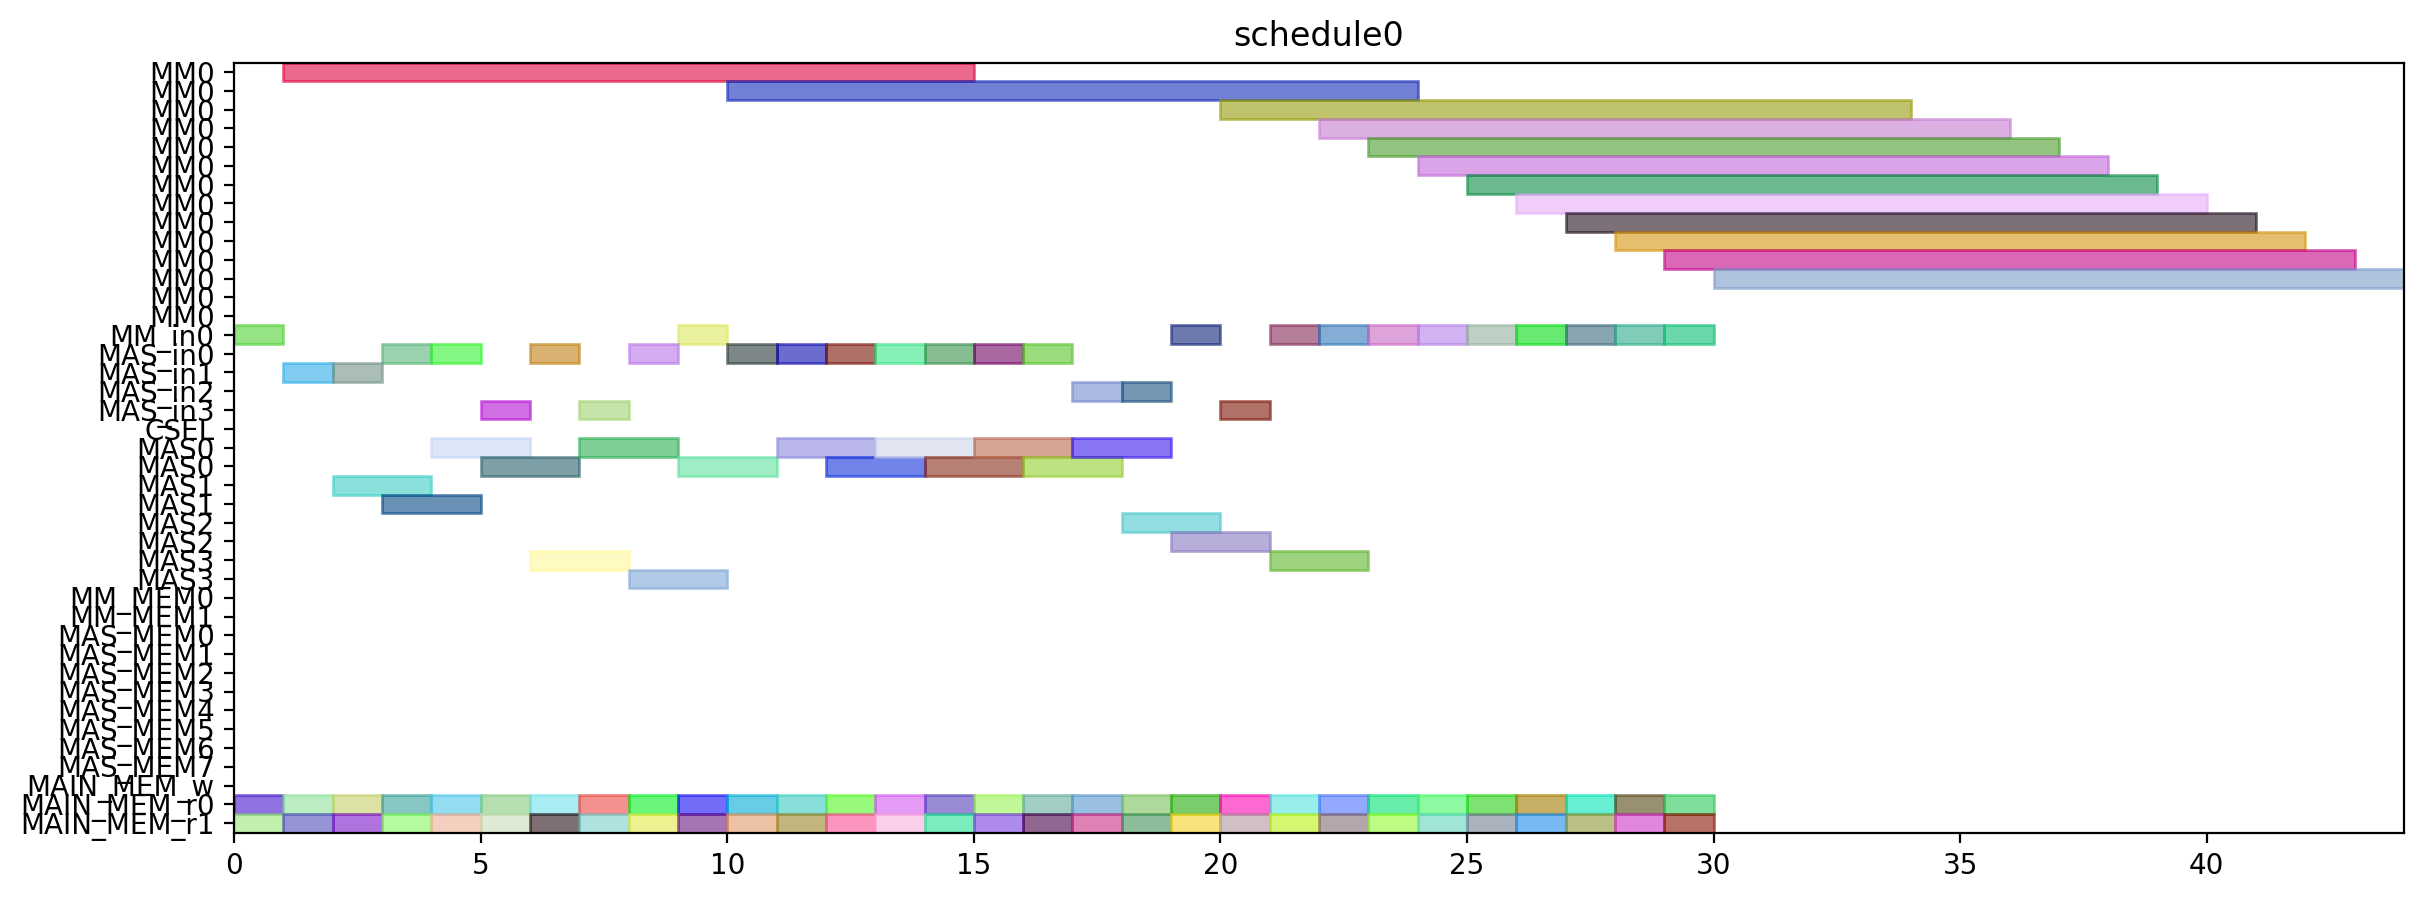

Write the Python code that produced this figure.
from pyschedule import Scenario, solvers, plotters, alt


def solve():
	horizon = 120
	S = Scenario("schedule0", horizon=horizon)

	# resource
	MM = S.Resources('MM', num=1, size=14)
	MM_in = S.Resources('MM_in', num=1)
	MAS_in = S.Resources('MAS_in', num=4)
	CSEL = S.Resource('CSEL')
	MAS = S.Resources('MAS', num=4, size=2, periods=range(1, horizon))
	MM_MEM = S.Resources('MM_MEM', num=2)
	MAS_MEM = S.Resources('MAS_MEM', num=8)
	MAIN_MEM_w = S.Resource('MAIN_MEM_w', size=1)
	MAIN_MEM_r = S.Resources('MAIN_MEM_r', num=2)

	# result of previous scheduling

	# new tasks
	T1_t0 = S.Task('T1_t0', length=2, delay_cost=1)
	T1_t0 += alt(MAS)
	T1_t0_in = S.Task('T1_t0_in', length=1, delay_cost=1)
	T1_t0_in += alt(MAS_in)
	S += T1_t0_in*MAS_in[0]<=T1_t0*MAS[0]

	S += T1_t0_in*MAS_in[1]<=T1_t0*MAS[1]

	S += T1_t0_in*MAS_in[2]<=T1_t0*MAS[2]

	S += T1_t0_in*MAS_in[3]<=T1_t0*MAS[3]

	T1_t0_mem0 = S.Task('T1_t0_mem0', length=1, delay_cost=1)
	T1_t0_mem0 += MAIN_MEM_r[0]
	S += T1_t0_mem0 <= T1_t0

	T1_t0_mem1 = S.Task('T1_t0_mem1', length=1, delay_cost=1)
	T1_t0_mem1 += MAIN_MEM_r[1]
	S += T1_t0_mem1 <= T1_t0

	T1_t1 = S.Task('T1_t1', length=2, delay_cost=1)
	T1_t1 += alt(MAS)
	T1_t1_in = S.Task('T1_t1_in', length=1, delay_cost=1)
	T1_t1_in += alt(MAS_in)
	S += T1_t1_in*MAS_in[0]<=T1_t1*MAS[0]

	S += T1_t1_in*MAS_in[1]<=T1_t1*MAS[1]

	S += T1_t1_in*MAS_in[2]<=T1_t1*MAS[2]

	S += T1_t1_in*MAS_in[3]<=T1_t1*MAS[3]

	T1_t1_mem0 = S.Task('T1_t1_mem0', length=1, delay_cost=1)
	T1_t1_mem0 += MAIN_MEM_r[0]
	S += T1_t1_mem0 <= T1_t1

	T1_t1_mem1 = S.Task('T1_t1_mem1', length=1, delay_cost=1)
	T1_t1_mem1 += MAIN_MEM_r[1]
	S += T1_t1_mem1 <= T1_t1

	T1_t3 = S.Task('T1_t3', length=14, delay_cost=1)
	T1_t3 += alt(MM)
	T1_t3_in = S.Task('T1_t3_in', length=1, delay_cost=1)
	T1_t3_in += alt(MM_in)
	S += T1_t3_in*MM_in[0]<=T1_t3*MM[0]
	T1_t3_mem0 = S.Task('T1_t3_mem0', length=1, delay_cost=1)
	T1_t3_mem0 += MAIN_MEM_r[0]
	S += T1_t3_mem0 <= T1_t3

	T1_t3_mem1 = S.Task('T1_t3_mem1', length=1, delay_cost=1)
	T1_t3_mem1 += MAIN_MEM_r[1]
	S += T1_t3_mem1 <= T1_t3

	T2_t0 = S.Task('T2_t0', length=14, delay_cost=1)
	T2_t0 += alt(MM)
	T2_t0_in = S.Task('T2_t0_in', length=1, delay_cost=1)
	T2_t0_in += alt(MM_in)
	S += T2_t0_in*MM_in[0]<=T2_t0*MM[0]
	T2_t0_mem0 = S.Task('T2_t0_mem0', length=1, delay_cost=1)
	T2_t0_mem0 += MAIN_MEM_r[0]
	S += T2_t0_mem0 <= T2_t0

	T2_t0_mem1 = S.Task('T2_t0_mem1', length=1, delay_cost=1)
	T2_t0_mem1 += MAIN_MEM_r[1]
	S += T2_t0_mem1 <= T2_t0

	T2_t1 = S.Task('T2_t1', length=14, delay_cost=1)
	T2_t1 += alt(MM)
	T2_t1_in = S.Task('T2_t1_in', length=1, delay_cost=1)
	T2_t1_in += alt(MM_in)
	S += T2_t1_in*MM_in[0]<=T2_t1*MM[0]
	T2_t1_mem0 = S.Task('T2_t1_mem0', length=1, delay_cost=1)
	T2_t1_mem0 += MAIN_MEM_r[0]
	S += T2_t1_mem0 <= T2_t1

	T2_t1_mem1 = S.Task('T2_t1_mem1', length=1, delay_cost=1)
	T2_t1_mem1 += MAIN_MEM_r[1]
	S += T2_t1_mem1 <= T2_t1

	T2_t2 = S.Task('T2_t2', length=2, delay_cost=1)
	T2_t2 += alt(MAS)
	T2_t2_in = S.Task('T2_t2_in', length=1, delay_cost=1)
	T2_t2_in += alt(MAS_in)
	S += T2_t2_in*MAS_in[0]<=T2_t2*MAS[0]

	S += T2_t2_in*MAS_in[1]<=T2_t2*MAS[1]

	S += T2_t2_in*MAS_in[2]<=T2_t2*MAS[2]

	S += T2_t2_in*MAS_in[3]<=T2_t2*MAS[3]

	T2_t2_mem0 = S.Task('T2_t2_mem0', length=1, delay_cost=1)
	T2_t2_mem0 += MAIN_MEM_r[0]
	S += T2_t2_mem0 <= T2_t2

	T2_t2_mem1 = S.Task('T2_t2_mem1', length=1, delay_cost=1)
	T2_t2_mem1 += MAIN_MEM_r[1]
	S += T2_t2_mem1 <= T2_t2

	T2_t3 = S.Task('T2_t3', length=2, delay_cost=1)
	T2_t3 += alt(MAS)
	T2_t3_in = S.Task('T2_t3_in', length=1, delay_cost=1)
	T2_t3_in += alt(MAS_in)
	S += T2_t3_in*MAS_in[0]<=T2_t3*MAS[0]

	S += T2_t3_in*MAS_in[1]<=T2_t3*MAS[1]

	S += T2_t3_in*MAS_in[2]<=T2_t3*MAS[2]

	S += T2_t3_in*MAS_in[3]<=T2_t3*MAS[3]

	T2_t3_mem0 = S.Task('T2_t3_mem0', length=1, delay_cost=1)
	T2_t3_mem0 += MAIN_MEM_r[0]
	S += T2_t3_mem0 <= T2_t3

	T2_t3_mem1 = S.Task('T2_t3_mem1', length=1, delay_cost=1)
	T2_t3_mem1 += MAIN_MEM_r[1]
	S += T2_t3_mem1 <= T2_t3

	T3_t0 = S.Task('T3_t0', length=14, delay_cost=1)
	T3_t0 += alt(MM)
	T3_t0_in = S.Task('T3_t0_in', length=1, delay_cost=1)
	T3_t0_in += alt(MM_in)
	S += T3_t0_in*MM_in[0]<=T3_t0*MM[0]
	T3_t0_mem0 = S.Task('T3_t0_mem0', length=1, delay_cost=1)
	T3_t0_mem0 += MAIN_MEM_r[0]
	S += T3_t0_mem0 <= T3_t0

	T3_t0_mem1 = S.Task('T3_t0_mem1', length=1, delay_cost=1)
	T3_t0_mem1 += MAIN_MEM_r[1]
	S += T3_t0_mem1 <= T3_t0

	T3_t1 = S.Task('T3_t1', length=14, delay_cost=1)
	T3_t1 += alt(MM)
	T3_t1_in = S.Task('T3_t1_in', length=1, delay_cost=1)
	T3_t1_in += alt(MM_in)
	S += T3_t1_in*MM_in[0]<=T3_t1*MM[0]
	T3_t1_mem0 = S.Task('T3_t1_mem0', length=1, delay_cost=1)
	T3_t1_mem0 += MAIN_MEM_r[0]
	S += T3_t1_mem0 <= T3_t1

	T3_t1_mem1 = S.Task('T3_t1_mem1', length=1, delay_cost=1)
	T3_t1_mem1 += MAIN_MEM_r[1]
	S += T3_t1_mem1 <= T3_t1

	T3_t2 = S.Task('T3_t2', length=2, delay_cost=1)
	T3_t2 += alt(MAS)
	T3_t2_in = S.Task('T3_t2_in', length=1, delay_cost=1)
	T3_t2_in += alt(MAS_in)
	S += T3_t2_in*MAS_in[0]<=T3_t2*MAS[0]

	S += T3_t2_in*MAS_in[1]<=T3_t2*MAS[1]

	S += T3_t2_in*MAS_in[2]<=T3_t2*MAS[2]

	S += T3_t2_in*MAS_in[3]<=T3_t2*MAS[3]

	T3_t2_mem0 = S.Task('T3_t2_mem0', length=1, delay_cost=1)
	T3_t2_mem0 += MAIN_MEM_r[0]
	S += T3_t2_mem0 <= T3_t2

	T3_t2_mem1 = S.Task('T3_t2_mem1', length=1, delay_cost=1)
	T3_t2_mem1 += MAIN_MEM_r[1]
	S += T3_t2_mem1 <= T3_t2

	T3_t3 = S.Task('T3_t3', length=2, delay_cost=1)
	T3_t3 += alt(MAS)
	T3_t3_in = S.Task('T3_t3_in', length=1, delay_cost=1)
	T3_t3_in += alt(MAS_in)
	S += T3_t3_in*MAS_in[0]<=T3_t3*MAS[0]

	S += T3_t3_in*MAS_in[1]<=T3_t3*MAS[1]

	S += T3_t3_in*MAS_in[2]<=T3_t3*MAS[2]

	S += T3_t3_in*MAS_in[3]<=T3_t3*MAS[3]

	T3_t3_mem0 = S.Task('T3_t3_mem0', length=1, delay_cost=1)
	T3_t3_mem0 += MAIN_MEM_r[0]
	S += T3_t3_mem0 <= T3_t3

	T3_t3_mem1 = S.Task('T3_t3_mem1', length=1, delay_cost=1)
	T3_t3_mem1 += MAIN_MEM_r[1]
	S += T3_t3_mem1 <= T3_t3

	T4_t0 = S.Task('T4_t0', length=14, delay_cost=1)
	T4_t0 += alt(MM)
	T4_t0_in = S.Task('T4_t0_in', length=1, delay_cost=1)
	T4_t0_in += alt(MM_in)
	S += T4_t0_in*MM_in[0]<=T4_t0*MM[0]
	T4_t0_mem0 = S.Task('T4_t0_mem0', length=1, delay_cost=1)
	T4_t0_mem0 += MAIN_MEM_r[0]
	S += T4_t0_mem0 <= T4_t0

	T4_t0_mem1 = S.Task('T4_t0_mem1', length=1, delay_cost=1)
	T4_t0_mem1 += MAIN_MEM_r[1]
	S += T4_t0_mem1 <= T4_t0

	T4_t1 = S.Task('T4_t1', length=14, delay_cost=1)
	T4_t1 += alt(MM)
	T4_t1_in = S.Task('T4_t1_in', length=1, delay_cost=1)
	T4_t1_in += alt(MM_in)
	S += T4_t1_in*MM_in[0]<=T4_t1*MM[0]
	T4_t1_mem0 = S.Task('T4_t1_mem0', length=1, delay_cost=1)
	T4_t1_mem0 += MAIN_MEM_r[0]
	S += T4_t1_mem0 <= T4_t1

	T4_t1_mem1 = S.Task('T4_t1_mem1', length=1, delay_cost=1)
	T4_t1_mem1 += MAIN_MEM_r[1]
	S += T4_t1_mem1 <= T4_t1

	T4_t2 = S.Task('T4_t2', length=2, delay_cost=1)
	T4_t2 += alt(MAS)
	T4_t2_in = S.Task('T4_t2_in', length=1, delay_cost=1)
	T4_t2_in += alt(MAS_in)
	S += T4_t2_in*MAS_in[0]<=T4_t2*MAS[0]

	S += T4_t2_in*MAS_in[1]<=T4_t2*MAS[1]

	S += T4_t2_in*MAS_in[2]<=T4_t2*MAS[2]

	S += T4_t2_in*MAS_in[3]<=T4_t2*MAS[3]

	T4_t2_mem0 = S.Task('T4_t2_mem0', length=1, delay_cost=1)
	T4_t2_mem0 += MAIN_MEM_r[0]
	S += T4_t2_mem0 <= T4_t2

	T4_t2_mem1 = S.Task('T4_t2_mem1', length=1, delay_cost=1)
	T4_t2_mem1 += MAIN_MEM_r[1]
	S += T4_t2_mem1 <= T4_t2

	T4_t3 = S.Task('T4_t3', length=2, delay_cost=1)
	T4_t3 += alt(MAS)
	T4_t3_in = S.Task('T4_t3_in', length=1, delay_cost=1)
	T4_t3_in += alt(MAS_in)
	S += T4_t3_in*MAS_in[0]<=T4_t3*MAS[0]

	S += T4_t3_in*MAS_in[1]<=T4_t3*MAS[1]

	S += T4_t3_in*MAS_in[2]<=T4_t3*MAS[2]

	S += T4_t3_in*MAS_in[3]<=T4_t3*MAS[3]

	T4_t3_mem0 = S.Task('T4_t3_mem0', length=1, delay_cost=1)
	T4_t3_mem0 += MAIN_MEM_r[0]
	S += T4_t3_mem0 <= T4_t3

	T4_t3_mem1 = S.Task('T4_t3_mem1', length=1, delay_cost=1)
	T4_t3_mem1 += MAIN_MEM_r[1]
	S += T4_t3_mem1 <= T4_t3

	T5_t0 = S.Task('T5_t0', length=2, delay_cost=1)
	T5_t0 += alt(MAS)
	T5_t0_in = S.Task('T5_t0_in', length=1, delay_cost=1)
	T5_t0_in += alt(MAS_in)
	S += T5_t0_in*MAS_in[0]<=T5_t0*MAS[0]

	S += T5_t0_in*MAS_in[1]<=T5_t0*MAS[1]

	S += T5_t0_in*MAS_in[2]<=T5_t0*MAS[2]

	S += T5_t0_in*MAS_in[3]<=T5_t0*MAS[3]

	T5_t0_mem0 = S.Task('T5_t0_mem0', length=1, delay_cost=1)
	T5_t0_mem0 += MAIN_MEM_r[0]
	S += T5_t0_mem0 <= T5_t0

	T5_t0_mem1 = S.Task('T5_t0_mem1', length=1, delay_cost=1)
	T5_t0_mem1 += MAIN_MEM_r[1]
	S += T5_t0_mem1 <= T5_t0

	T5_t1 = S.Task('T5_t1', length=2, delay_cost=1)
	T5_t1 += alt(MAS)
	T5_t1_in = S.Task('T5_t1_in', length=1, delay_cost=1)
	T5_t1_in += alt(MAS_in)
	S += T5_t1_in*MAS_in[0]<=T5_t1*MAS[0]

	S += T5_t1_in*MAS_in[1]<=T5_t1*MAS[1]

	S += T5_t1_in*MAS_in[2]<=T5_t1*MAS[2]

	S += T5_t1_in*MAS_in[3]<=T5_t1*MAS[3]

	T5_t1_mem0 = S.Task('T5_t1_mem0', length=1, delay_cost=1)
	T5_t1_mem0 += MAIN_MEM_r[0]
	S += T5_t1_mem0 <= T5_t1

	T5_t1_mem1 = S.Task('T5_t1_mem1', length=1, delay_cost=1)
	T5_t1_mem1 += MAIN_MEM_r[1]
	S += T5_t1_mem1 <= T5_t1

	T5_t3 = S.Task('T5_t3', length=14, delay_cost=1)
	T5_t3 += alt(MM)
	T5_t3_in = S.Task('T5_t3_in', length=1, delay_cost=1)
	T5_t3_in += alt(MM_in)
	S += T5_t3_in*MM_in[0]<=T5_t3*MM[0]
	T5_t3_mem0 = S.Task('T5_t3_mem0', length=1, delay_cost=1)
	T5_t3_mem0 += MAIN_MEM_r[0]
	S += T5_t3_mem0 <= T5_t3

	T5_t3_mem1 = S.Task('T5_t3_mem1', length=1, delay_cost=1)
	T5_t3_mem1 += MAIN_MEM_r[1]
	S += T5_t3_mem1 <= T5_t3

	T6_t0 = S.Task('T6_t0', length=14, delay_cost=1)
	T6_t0 += alt(MM)
	T6_t0_in = S.Task('T6_t0_in', length=1, delay_cost=1)
	T6_t0_in += alt(MM_in)
	S += T6_t0_in*MM_in[0]<=T6_t0*MM[0]
	T6_t0_mem0 = S.Task('T6_t0_mem0', length=1, delay_cost=1)
	T6_t0_mem0 += MAIN_MEM_r[0]
	S += T6_t0_mem0 <= T6_t0

	T6_t0_mem1 = S.Task('T6_t0_mem1', length=1, delay_cost=1)
	T6_t0_mem1 += MAIN_MEM_r[1]
	S += T6_t0_mem1 <= T6_t0

	T6_t1 = S.Task('T6_t1', length=14, delay_cost=1)
	T6_t1 += alt(MM)
	T6_t1_in = S.Task('T6_t1_in', length=1, delay_cost=1)
	T6_t1_in += alt(MM_in)
	S += T6_t1_in*MM_in[0]<=T6_t1*MM[0]
	T6_t1_mem0 = S.Task('T6_t1_mem0', length=1, delay_cost=1)
	T6_t1_mem0 += MAIN_MEM_r[0]
	S += T6_t1_mem0 <= T6_t1

	T6_t1_mem1 = S.Task('T6_t1_mem1', length=1, delay_cost=1)
	T6_t1_mem1 += MAIN_MEM_r[1]
	S += T6_t1_mem1 <= T6_t1

	T6_t2 = S.Task('T6_t2', length=2, delay_cost=1)
	T6_t2 += alt(MAS)
	T6_t2_in = S.Task('T6_t2_in', length=1, delay_cost=1)
	T6_t2_in += alt(MAS_in)
	S += T6_t2_in*MAS_in[0]<=T6_t2*MAS[0]

	S += T6_t2_in*MAS_in[1]<=T6_t2*MAS[1]

	S += T6_t2_in*MAS_in[2]<=T6_t2*MAS[2]

	S += T6_t2_in*MAS_in[3]<=T6_t2*MAS[3]

	T6_t2_mem0 = S.Task('T6_t2_mem0', length=1, delay_cost=1)
	T6_t2_mem0 += MAIN_MEM_r[0]
	S += T6_t2_mem0 <= T6_t2

	T6_t2_mem1 = S.Task('T6_t2_mem1', length=1, delay_cost=1)
	T6_t2_mem1 += MAIN_MEM_r[1]
	S += T6_t2_mem1 <= T6_t2

	T6_t3 = S.Task('T6_t3', length=2, delay_cost=1)
	T6_t3 += alt(MAS)
	T6_t3_in = S.Task('T6_t3_in', length=1, delay_cost=1)
	T6_t3_in += alt(MAS_in)
	S += T6_t3_in*MAS_in[0]<=T6_t3*MAS[0]

	S += T6_t3_in*MAS_in[1]<=T6_t3*MAS[1]

	S += T6_t3_in*MAS_in[2]<=T6_t3*MAS[2]

	S += T6_t3_in*MAS_in[3]<=T6_t3*MAS[3]

	T6_t3_mem0 = S.Task('T6_t3_mem0', length=1, delay_cost=1)
	T6_t3_mem0 += MAIN_MEM_r[0]
	S += T6_t3_mem0 <= T6_t3

	T6_t3_mem1 = S.Task('T6_t3_mem1', length=1, delay_cost=1)
	T6_t3_mem1 += MAIN_MEM_r[1]
	S += T6_t3_mem1 <= T6_t3

	T7_t0 = S.Task('T7_t0', length=14, delay_cost=1)
	T7_t0 += alt(MM)
	T7_t0_in = S.Task('T7_t0_in', length=1, delay_cost=1)
	T7_t0_in += alt(MM_in)
	S += T7_t0_in*MM_in[0]<=T7_t0*MM[0]
	T7_t0_mem0 = S.Task('T7_t0_mem0', length=1, delay_cost=1)
	T7_t0_mem0 += MAIN_MEM_r[0]
	S += T7_t0_mem0 <= T7_t0

	T7_t0_mem1 = S.Task('T7_t0_mem1', length=1, delay_cost=1)
	T7_t0_mem1 += MAIN_MEM_r[1]
	S += T7_t0_mem1 <= T7_t0

	T7_t1 = S.Task('T7_t1', length=14, delay_cost=1)
	T7_t1 += alt(MM)
	T7_t1_in = S.Task('T7_t1_in', length=1, delay_cost=1)
	T7_t1_in += alt(MM_in)
	S += T7_t1_in*MM_in[0]<=T7_t1*MM[0]
	T7_t1_mem0 = S.Task('T7_t1_mem0', length=1, delay_cost=1)
	T7_t1_mem0 += MAIN_MEM_r[0]
	S += T7_t1_mem0 <= T7_t1

	T7_t1_mem1 = S.Task('T7_t1_mem1', length=1, delay_cost=1)
	T7_t1_mem1 += MAIN_MEM_r[1]
	S += T7_t1_mem1 <= T7_t1

	T7_t2 = S.Task('T7_t2', length=2, delay_cost=1)
	T7_t2 += alt(MAS)
	T7_t2_in = S.Task('T7_t2_in', length=1, delay_cost=1)
	T7_t2_in += alt(MAS_in)
	S += T7_t2_in*MAS_in[0]<=T7_t2*MAS[0]

	S += T7_t2_in*MAS_in[1]<=T7_t2*MAS[1]

	S += T7_t2_in*MAS_in[2]<=T7_t2*MAS[2]

	S += T7_t2_in*MAS_in[3]<=T7_t2*MAS[3]

	T7_t2_mem0 = S.Task('T7_t2_mem0', length=1, delay_cost=1)
	T7_t2_mem0 += MAIN_MEM_r[0]
	S += T7_t2_mem0 <= T7_t2

	T7_t2_mem1 = S.Task('T7_t2_mem1', length=1, delay_cost=1)
	T7_t2_mem1 += MAIN_MEM_r[1]
	S += T7_t2_mem1 <= T7_t2

	T7_t3 = S.Task('T7_t3', length=2, delay_cost=1)
	T7_t3 += alt(MAS)
	T7_t3_in = S.Task('T7_t3_in', length=1, delay_cost=1)
	T7_t3_in += alt(MAS_in)
	S += T7_t3_in*MAS_in[0]<=T7_t3*MAS[0]

	S += T7_t3_in*MAS_in[1]<=T7_t3*MAS[1]

	S += T7_t3_in*MAS_in[2]<=T7_t3*MAS[2]

	S += T7_t3_in*MAS_in[3]<=T7_t3*MAS[3]

	T7_t3_mem0 = S.Task('T7_t3_mem0', length=1, delay_cost=1)
	T7_t3_mem0 += MAIN_MEM_r[0]
	S += T7_t3_mem0 <= T7_t3

	T7_t3_mem1 = S.Task('T7_t3_mem1', length=1, delay_cost=1)
	T7_t3_mem1 += MAIN_MEM_r[1]
	S += T7_t3_mem1 <= T7_t3

	T8_t2 = S.Task('T8_t2', length=2, delay_cost=1)
	T8_t2 += alt(MAS)
	T8_t2_in = S.Task('T8_t2_in', length=1, delay_cost=1)
	T8_t2_in += alt(MAS_in)
	S += T8_t2_in*MAS_in[0]<=T8_t2*MAS[0]

	S += T8_t2_in*MAS_in[1]<=T8_t2*MAS[1]

	S += T8_t2_in*MAS_in[2]<=T8_t2*MAS[2]

	S += T8_t2_in*MAS_in[3]<=T8_t2*MAS[3]

	T8_t2_mem0 = S.Task('T8_t2_mem0', length=1, delay_cost=1)
	T8_t2_mem0 += MAIN_MEM_r[0]
	S += T8_t2_mem0 <= T8_t2

	T8_t2_mem1 = S.Task('T8_t2_mem1', length=1, delay_cost=1)
	T8_t2_mem1 += MAIN_MEM_r[1]
	S += T8_t2_mem1 <= T8_t2

	T9_t2 = S.Task('T9_t2', length=2, delay_cost=1)
	T9_t2 += alt(MAS)
	T9_t2_in = S.Task('T9_t2_in', length=1, delay_cost=1)
	T9_t2_in += alt(MAS_in)
	S += T9_t2_in*MAS_in[0]<=T9_t2*MAS[0]

	S += T9_t2_in*MAS_in[1]<=T9_t2*MAS[1]

	S += T9_t2_in*MAS_in[2]<=T9_t2*MAS[2]

	S += T9_t2_in*MAS_in[3]<=T9_t2*MAS[3]

	T9_t2_mem0 = S.Task('T9_t2_mem0', length=1, delay_cost=1)
	T9_t2_mem0 += MAIN_MEM_r[0]
	S += T9_t2_mem0 <= T9_t2

	T9_t2_mem1 = S.Task('T9_t2_mem1', length=1, delay_cost=1)
	T9_t2_mem1 += MAIN_MEM_r[1]
	S += T9_t2_mem1 <= T9_t2

	T10_t2 = S.Task('T10_t2', length=2, delay_cost=1)
	T10_t2 += alt(MAS)
	T10_t2_in = S.Task('T10_t2_in', length=1, delay_cost=1)
	T10_t2_in += alt(MAS_in)
	S += T10_t2_in*MAS_in[0]<=T10_t2*MAS[0]

	S += T10_t2_in*MAS_in[1]<=T10_t2*MAS[1]

	S += T10_t2_in*MAS_in[2]<=T10_t2*MAS[2]

	S += T10_t2_in*MAS_in[3]<=T10_t2*MAS[3]

	T10_t2_mem0 = S.Task('T10_t2_mem0', length=1, delay_cost=1)
	T10_t2_mem0 += MAIN_MEM_r[0]
	S += T10_t2_mem0 <= T10_t2

	T10_t2_mem1 = S.Task('T10_t2_mem1', length=1, delay_cost=1)
	T10_t2_mem1 += MAIN_MEM_r[1]
	S += T10_t2_mem1 <= T10_t2

	T11_t2 = S.Task('T11_t2', length=2, delay_cost=1)
	T11_t2 += alt(MAS)
	T11_t2_in = S.Task('T11_t2_in', length=1, delay_cost=1)
	T11_t2_in += alt(MAS_in)
	S += T11_t2_in*MAS_in[0]<=T11_t2*MAS[0]

	S += T11_t2_in*MAS_in[1]<=T11_t2*MAS[1]

	S += T11_t2_in*MAS_in[2]<=T11_t2*MAS[2]

	S += T11_t2_in*MAS_in[3]<=T11_t2*MAS[3]

	T11_t2_mem0 = S.Task('T11_t2_mem0', length=1, delay_cost=1)
	T11_t2_mem0 += MAIN_MEM_r[0]
	S += T11_t2_mem0 <= T11_t2

	T11_t2_mem1 = S.Task('T11_t2_mem1', length=1, delay_cost=1)
	T11_t2_mem1 += MAIN_MEM_r[1]
	S += T11_t2_mem1 <= T11_t2

	solvers.mip.solve(S,msg=1,kind='CPLEX',ratio_gap=1.01)

	solution = [['hoge']*len(S.solution()[1]) for i in range(len(S.solution()))]
	for i in range(len(S.solution())):
		for j in range(len(S.solution()[i])):
			solution[i][j]=str(S.solution()[i][j])
	print(solution)

	cycles = int(solution[-1][3])

	pic_file_name = "/home/mfukuda/ABE/multiRAM_multiMAS_16mux/scheduling_result/stage14MM1_stage2MAS4/EP2_LADDERMUL/schedule0.png"
	if(S.solution() != []):
		plotters.matplotlib.plot(S,img_filename=pic_file_name, show_task_labels=False, fig_size=(cycles*0.25+3, 5))

	return solution
